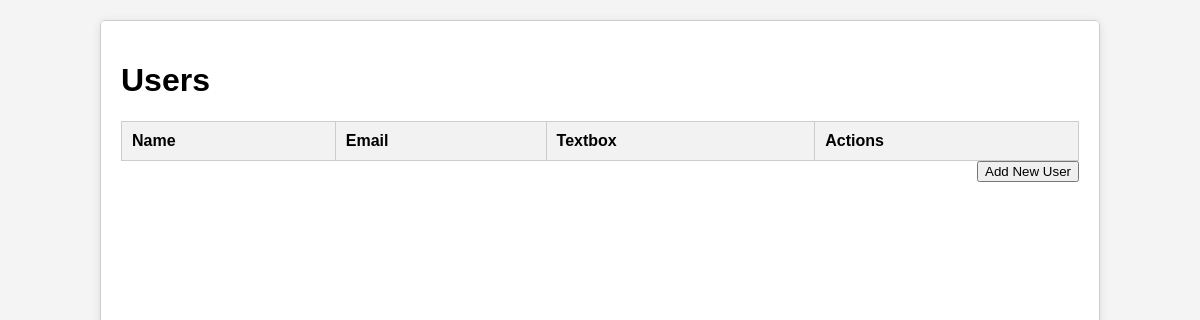
Before: /crud1/home/ with the older database file.
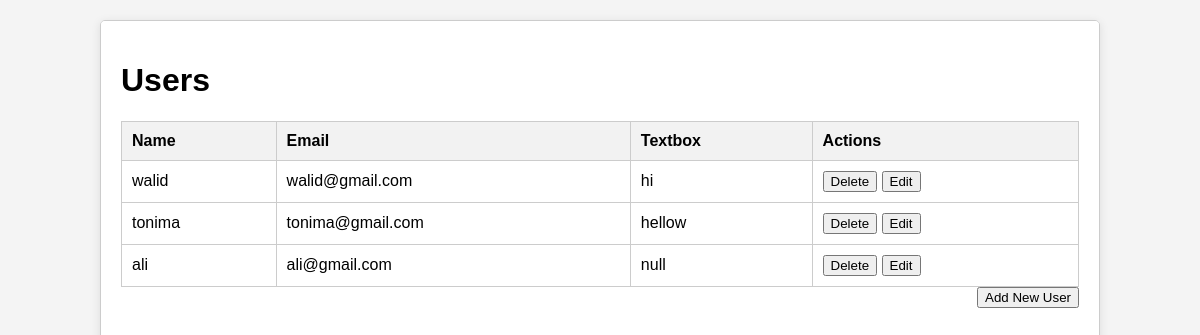
After: the same page with the newer database file.
### crud1/models.py (models this page shows, shortened)
class user_model(models.Model):
    name = models.CharField(max_length=200)
    email = models.EmailField(unique=True)
    password = models.CharField(max_length=200)
    textbox = models.TextField(max_length=500)

### crud1/views.py (the view)
# urls.py: path('home/', homepage),
def homepage(request):
    data = user_model.objects.all()
    return render(request, 'homepage.html', {'data': data})

### templates/homepage.html (shortened to what this page needs)
<!DOCTYPE html>
{% load static %}
<html lang="en">
  <head>
    <link rel="stylesheet" href="{% static 'home.css' %}" />
  </head>
  <body>
    <div class="container">
      <div id="user_list">
        <h1>Users</h1>
        <table>
          <thead>
            <tr>
              <th>Name</th>
              <th>Email</th>
              <th>Textbox</th>
              <th>Actions</th>
            </tr>
          </thead>
          <tbody>
            {% for user in data %}
            <tr>
              <td>{{ user.name }}</td>
              <td>{{ user.email }}</td>
              <td>{{ user.textbox }}</td>
              <td>
                <button class="delete-btn" data-id="{{ user.id }}">
                  Delete
                </button>
                <button class="edit-btn" >
                  Edit
                </button>
              </td>
            </tr>
            {% endfor %}
          </tbody>
        </table>
        <button id="add_user_button">Add New User</button>
      </div>
    </div>
  </body>
</html>

### static/home.css (style rules this page uses)
html, body { height: 100%; margin: 0; display: flex; flex-direction: column; background-color: #f4f4f4; font-family: Arial, sans-serif; font-size: 16px; }
.container { display: flex; flex-direction: column; align-items: center; justify-content: flex-start; height: 100%; padding: 20px; box-sizing: border-box; width: 100%; }
#user_list { border: 1px solid #ccc; padding: 20px; border-radius: 5px; flex: 1; width: 100%; max-width: 1000px; overflow-y: auto; margin-bottom: 20px; background-color: white; box-shadow: 0 2px 10px rgba(0, 0, 0, 0.1); position: relative; box-sizing: border-box; }
#user_list::before, #user_list::after { content: ""; position: absolute; top: 0; bottom: 0; width: 5px; background-color: #007bff; }
#user_list::before { left: -5px; }
#user_list::after { right: -5px; }
table { width: 100%; border-collapse: collapse; }
th, td { border: 1px solid #ccc; padding: 10px; text-align: left; }
th { background-color: #f2f2f2; }
#add_user_button { float: right; margin-bottom: 10px; }

Changed rows visible on the page:
added user_model: name "walid", email "walid@gmail.com", textbox "hi"
added user_model: name "tonima", email "tonima@gmail.com", textbox "hellow"
added user_model: name "ali", email "ali@gmail.com", textbox "null"
